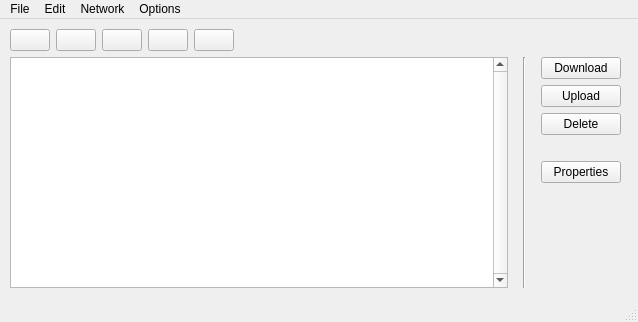
<?xml version="1.0" encoding="UTF-8"?>
<ui version="4.0">
 <class>MainWindow</class>
 <widget class="QMainWindow" name="MainWindow">
  <property name="geometry">
   <rect>
    <x>0</x>
    <y>0</y>
    <width>638</width>
    <height>322</height>
   </rect>
  </property>
  <property name="windowTitle">
   <string>Easy Cross-platform Drive</string>
  </property>
  <property name="windowIcon">
   <iconset resource="res.qrc">
    <normaloff>:/icons/ECD icon.png</normaloff>:/icons/ECD icon.png</iconset>
  </property>
  <property name="iconSize">
   <size>
    <width>48</width>
    <height>48</height>
   </size>
  </property>
  <widget class="QWidget" name="centralwidget">
   <widget class="QWidget" name="">
    <property name="geometry">
     <rect>
      <x>10</x>
      <y>10</y>
      <width>611</width>
      <height>259</height>
     </rect>
    </property>
    <layout class="QVBoxLayout" name="mainLayout">
     <item>
      <layout class="QHBoxLayout" name="topLayout">
       <item>
        <layout class="QHBoxLayout" name="iconbuttonsLayout">
         <item>
          <widget class="QPushButton" name="upButton">
           <property name="cursor">
            <cursorShape>PointingHandCursor</cursorShape>
           </property>
           <property name="text">
            <string/>
           </property>
           <property name="icon">
            <iconset theme="QIcon::ThemeIcon::GoUp"/>
           </property>
          </widget>
         </item>
         <item>
          <widget class="QPushButton" name="downButton">
           <property name="cursor">
            <cursorShape>PointingHandCursor</cursorShape>
           </property>
           <property name="text">
            <string/>
           </property>
           <property name="icon">
            <iconset theme="QIcon::ThemeIcon::GoDown"/>
           </property>
          </widget>
         </item>
         <item>
          <widget class="QPushButton" name="refreshButton">
           <property name="cursor">
            <cursorShape>PointingHandCursor</cursorShape>
           </property>
           <property name="text">
            <string/>
           </property>
           <property name="icon">
            <iconset theme="QIcon::ThemeIcon::ViewRefresh"/>
           </property>
          </widget>
         </item>
         <item>
          <widget class="QPushButton" name="addfolderButton">
           <property name="cursor">
            <cursorShape>PointingHandCursor</cursorShape>
           </property>
           <property name="text">
            <string/>
           </property>
           <property name="icon">
            <iconset theme="QIcon::ThemeIcon::FolderNew"/>
           </property>
          </widget>
         </item>
         <item>
          <widget class="QPushButton" name="openfolderButton">
           <property name="cursor">
            <cursorShape>PointingHandCursor</cursorShape>
           </property>
           <property name="text">
            <string/>
           </property>
           <property name="icon">
            <iconset theme="QIcon::ThemeIcon::FolderOpen"/>
           </property>
          </widget>
         </item>
        </layout>
       </item>
       <item>
        <spacer name="horizontalSpacer_2">
         <property name="orientation">
          <enum>Qt::Orientation::Horizontal</enum>
         </property>
         <property name="sizeHint" stdset="0">
          <size>
           <width>378</width>
           <height>20</height>
          </size>
         </property>
        </spacer>
       </item>
      </layout>
     </item>
     <item>
      <layout class="QHBoxLayout" name="bottomLayout">
       <item>
        <widget class="QTreeView" name="treeView">
         <property name="sizePolicy">
          <sizepolicy hsizetype="Minimum" vsizetype="Expanding">
           <horstretch>20</horstretch>
           <verstretch>0</verstretch>
          </sizepolicy>
         </property>
         <property name="minimumSize">
          <size>
           <width>471</width>
           <height>201</height>
          </size>
         </property>
         <property name="verticalScrollBarPolicy">
          <enum>Qt::ScrollBarPolicy::ScrollBarAlwaysOn</enum>
         </property>
        </widget>
       </item>
       <item>
        <widget class="Line" name="line">
         <property name="minimumSize">
          <size>
           <width>21</width>
           <height>221</height>
          </size>
         </property>
         <property name="orientation">
          <enum>Qt::Orientation::Vertical</enum>
         </property>
        </widget>
       </item>
       <item>
        <layout class="QVBoxLayout" name="verticalLayout">
         <item>
          <widget class="QPushButton" name="downloadButton">
           <property name="sizePolicy">
            <sizepolicy hsizetype="Expanding" vsizetype="Fixed">
             <horstretch>0</horstretch>
             <verstretch>0</verstretch>
            </sizepolicy>
           </property>
           <property name="cursor">
            <cursorShape>PointingHandCursor</cursorShape>
           </property>
           <property name="text">
            <string>Download</string>
           </property>
          </widget>
         </item>
         <item>
          <widget class="QPushButton" name="uploadButton">
           <property name="sizePolicy">
            <sizepolicy hsizetype="Expanding" vsizetype="Fixed">
             <horstretch>0</horstretch>
             <verstretch>0</verstretch>
            </sizepolicy>
           </property>
           <property name="cursor">
            <cursorShape>PointingHandCursor</cursorShape>
           </property>
           <property name="text">
            <string>Upload</string>
           </property>
          </widget>
         </item>
         <item>
          <widget class="QPushButton" name="deleteButton">
           <property name="sizePolicy">
            <sizepolicy hsizetype="Expanding" vsizetype="Fixed">
             <horstretch>0</horstretch>
             <verstretch>0</verstretch>
            </sizepolicy>
           </property>
           <property name="cursor">
            <cursorShape>PointingHandCursor</cursorShape>
           </property>
           <property name="text">
            <string>Delete</string>
           </property>
          </widget>
         </item>
         <item>
          <spacer name="horizontalSpacer">
           <property name="orientation">
            <enum>Qt::Orientation::Horizontal</enum>
           </property>
           <property name="sizeHint" stdset="0">
            <size>
             <width>40</width>
             <height>20</height>
            </size>
           </property>
          </spacer>
         </item>
         <item>
          <widget class="QPushButton" name="propertiesButton">
           <property name="sizePolicy">
            <sizepolicy hsizetype="Expanding" vsizetype="Fixed">
             <horstretch>0</horstretch>
             <verstretch>0</verstretch>
            </sizepolicy>
           </property>
           <property name="cursor">
            <cursorShape>PointingHandCursor</cursorShape>
           </property>
           <property name="text">
            <string>Properties</string>
           </property>
          </widget>
         </item>
         <item>
          <spacer name="verticalSpacer">
           <property name="orientation">
            <enum>Qt::Orientation::Vertical</enum>
           </property>
           <property name="sizeHint" stdset="0">
            <size>
             <width>20</width>
             <height>248</height>
            </size>
           </property>
          </spacer>
         </item>
        </layout>
       </item>
      </layout>
     </item>
    </layout>
   </widget>
  </widget>
  <widget class="QMenuBar" name="menubar">
   <property name="geometry">
    <rect>
     <x>0</x>
     <y>0</y>
     <width>638</width>
     <height>21</height>
    </rect>
   </property>
   <widget class="QMenu" name="menuFile">
    <property name="title">
     <string>File</string>
    </property>
    <addaction name="actionDownload"/>
    <addaction name="actionUpload"/>
    <addaction name="actionDelete"/>
    <addaction name="separator"/>
    <addaction name="actionQuit"/>
   </widget>
   <widget class="QMenu" name="menuEdit">
    <property name="title">
     <string>Edit</string>
    </property>
    <addaction name="actionNew_folder"/>
    <addaction name="actionCopy"/>
    <addaction name="actionPaste"/>
    <addaction name="actionProperties"/>
   </widget>
   <widget class="QMenu" name="menuNetwork">
    <property name="title">
     <string>Network</string>
    </property>
    <addaction name="actionJoin_room"/>
    <addaction name="actionSign_Up"/>
    <addaction name="actionLogin"/>
    <addaction name="actionSet_log_off_timer"/>
   </widget>
   <widget class="QMenu" name="menuOptions">
    <property name="title">
     <string>Options</string>
    </property>
   </widget>
   <addaction name="menuFile"/>
   <addaction name="menuEdit"/>
   <addaction name="menuNetwork"/>
   <addaction name="menuOptions"/>
  </widget>
  <widget class="QStatusBar" name="statusbar"/>
  <action name="actionDownload">
   <property name="text">
    <string>Download</string>
   </property>
  </action>
  <action name="actionUpload">
   <property name="text">
    <string>Upload</string>
   </property>
  </action>
  <action name="actionDelete">
   <property name="text">
    <string>Delete</string>
   </property>
  </action>
  <action name="actionQuit">
   <property name="text">
    <string>Quit</string>
   </property>
  </action>
  <action name="actionNew_folder">
   <property name="text">
    <string>New folder</string>
   </property>
  </action>
  <action name="actionProperties">
   <property name="text">
    <string>Properties</string>
   </property>
  </action>
  <action name="actionCopy">
   <property name="text">
    <string>Copy</string>
   </property>
  </action>
  <action name="actionPaste">
   <property name="text">
    <string>Paste</string>
   </property>
  </action>
  <action name="actionJoin_room">
   <property name="text">
    <string>Join room</string>
   </property>
  </action>
  <action name="actionCreate_new_room">
   <property name="text">
    <string>Create new room</string>
   </property>
  </action>
  <action name="actionEdit_room">
   <property name="text">
    <string>Edit room</string>
   </property>
  </action>
  <action name="actionLogin">
   <property name="text">
    <string>Login</string>
   </property>
  </action>
  <action name="action_3">
   <property name="text">
    <string>Change username</string>
   </property>
  </action>
  <action name="actionSet_log_off_timer">
   <property name="text">
    <string>Set log-off timer</string>
   </property>
  </action>
  <action name="actionSign_Up">
   <property name="text">
    <string>Sign Up</string>
   </property>
  </action>
 </widget>
 <resources>
  <include location="res.qrc"/>
 </resources>
 <connections/>
</ui>
